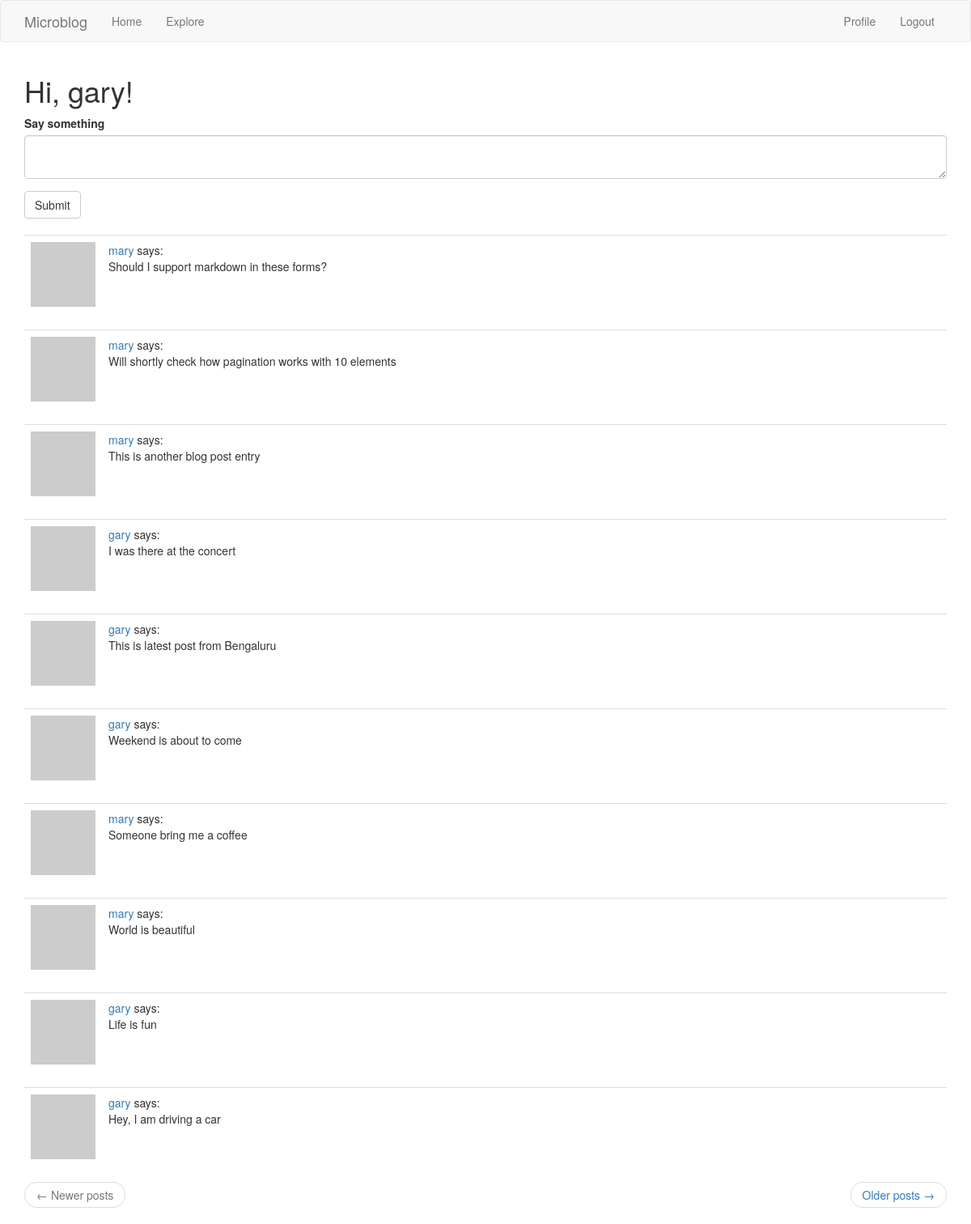
The page /index (signed in) on the database its author committed.
### mblog/models.py (models this page shows, shortened)
class User(UserMixin, db.Model):
    id = db.Column(db.Integer, primary_key=True)
    user_name = db.Column(db.String(64), index=True, unique=True)
    email_id = db.Column(db.String(256), index=True, unique=True)
    password_hash = db.Column(db.String(128))
    posts = db.relationship('Post', backref='author', lazy='dynamic')
    about_me = db.Column(db.String(256))
    last_seen = db.Column(db.DateTime, default=datetime.utcnow)
    followed = db.relationship(
            'User', secondary=followers,
            primaryjoin=(followers.c.follower_id == id),
            secondaryjoin=(followers.c.followed_id == id),
            backref=db.backref('followers', lazy='dynamic'), lazy='dynamic')
    def avatar(self, size):
        digest = md5(self.email_id.lower().encode('utf-8')).hexdigest()
        return 'https://www.gravatar.com/avatar/{}?d=identicon&s={}'.format(
            digest, size)
    def followed_posts(self):
        followed = Post.query.join(
            followers, (followers.c.followed_id == Post.user_id)).filter(
                followers.c.follower_id == self.id)
        own = Post.query.filter_by(user_id=self.id)
        return followed.union(own).order_by(Post.timestamp.desc())

class Post(db.Model):
    id = db.Column(db.Integer, primary_key=True)
    body = db.Column(db.String(1024))
    timestamp = db.Column(db.DateTime, index=True, default=datetime.utcnow)
    user_id = db.Column(db.Integer, db.ForeignKey('user.id'))

### mblog/routes.py (the view)
@app.route('/', methods=['GET', 'POST'])
@app.route('/index', methods=['GET', 'POST'])
@login_required
def index():
    form = PostForm()
    if form.validate_on_submit():
        post = Post(body=form.post.data, author=current_user)
        db.session.add(post)
        db.session.commit()
        flash('Your post is now live!')
        return redirect(url_for('index'))
    page = request.args.get('page', 1, int)
    posts = current_user.followed_posts().paginate(page, app.config['POSTS_PER_PAGE'], False)
    next_url = url_for('index', page=posts.next_num) if posts.has_next else None
    prev_url = url_for('index', page=posts.prev_num) if posts.has_prev else None
    return render_template("index.html", title='Home Page', form=form,
                           posts=posts.items, next_url=next_url, prev_url=prev_url)

### mblog/forms.py
class PostForm(FlaskForm):
    post = TextAreaField('Say something', validators=[
        DataRequired(), Length(min=1, max=140)])
    submit = SubmitField('Submit')

### mblog/models.py (called while the page is built)
@login.user_loader
def load_user(id):
    return User.query.get(int(id))

### mblog/routes.py (called while the page is built)
@app.before_request
def before_request():
    if current_user.is_authenticated:
        current_user.last_seen = datetime.utcnow()
        db.session.commit()

### mblog/templates/index.html
{% extends "base.html" %}
{% import 'bootstrap/wtf.html' as wtf %}
{% block app_content %}
    <h1>Hi, {{ current_user.user_name }}!</h1>
    {% if form %}
    {{ wtf.quick_form(form) }}
    <br>
    {% endif %}
    {% for post in posts %}
        {% include '_post.html' %}
    {% endfor %}
    <nav aria-label="...">
        <ul class="pager">
            <li class="previous{% if not prev_url %} disabled{% endif %}">
                <a href="{{ prev_url or '#' }}">
                    <span aria-hidden="true">&larr;</span> Newer posts
                </a>
            </li>
            <li class="next{% if not next_url %} disabled{% endif %}">
                <a href="{{ next_url or '#' }}">
                    Older posts <span aria-hidden="true">&rarr;</span>
                </a>
            </li>
        </ul>
    </nav>
{% endblock %}

### mblog/templates/_post.html
<table class="table table-hover">
    <tr>
        <td width="70px">
            <a href="{{ url_for('user', username=post.author.user_name) }}">
                <img src="{{ post.author.avatar(70) }}" />
            </a>
        </td>
        <td>
            <a href="{{ url_for('user', username=post.author.user_name) }}">
                {{ post.author.user_name }}
            </a>
            says:
            <br>
            {{ post.body }}
        </td>
    </tr>
</table>

### rows shown on the page
User: user_name "gary"
Post: author.user_name "mary", body "Should I support markdown in these forms?"
Post: author.user_name "mary", body "Will shortly check how pagination works with 10 elements"
Post: author.user_name "mary", body "This is another blog post entry"
Post: author.user_name "gary", body "I was there at the concert"
Post: author.user_name "gary", body "This is latest post from Bengaluru"
Post: author.user_name "gary", body "Weekend is about to come"
Post: author.user_name "mary", body "Someone bring me a coffee"
Post: author.user_name "mary", body "World is beautiful"
Post: author.user_name "gary", body "Life is fun"
Post: author.user_name "gary", body "Hey, I am driving a car"
